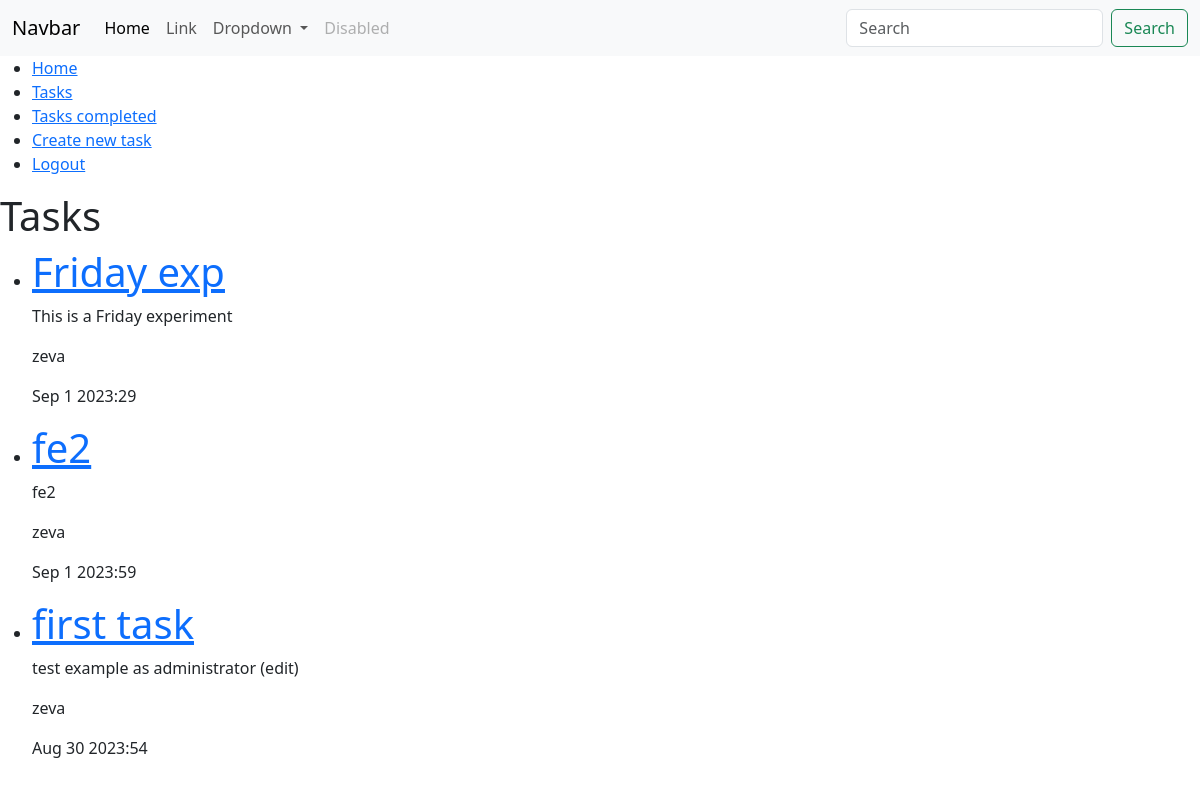
/tasks/completed/ (signed in), run on the app's committed database.
### task/models.py (models this page shows, shortened)
class Task(models.Model):
    title = models.CharField(max_length=100)
    description = models.TextField(blank=True)
    created = models.DateTimeField(auto_now_add=True)
    datecompleted = models.DateTimeField(null=True, blank=True)
    important = models.BooleanField(default=False)
    user = models.ForeignKey(User, on_delete=models.CASCADE)

### task/views.py (the view)
# urls.py: path('tasks/completed/', views.tasks_completed, name="tasks_completed"),
@login_required
def tasks_completed(request):
    tasks = Task.objects.filter(user=request.user, datecompleted__isnull=False).order_by('-datecompleted')
    return render(request, "tasks.html", {
        'tasks': tasks
    })

### task/templates/tasks.html
{% extends 'base.html' %}
{% block content %}
<h1>Tasks</h1>
<ul>
    {% for task in tasks %}
    <li>
        <a href="{% url 'task_details' task.id %}"><h1>{{task.title}}</h1></a>
        <p>{{task.description}}</p>
        <p>{{task.user.username}}</p>
        <p>{{task.datecompleted|date:'M j Y:i'}}</p>
    </li>
    {% endfor %}
</ul>
{% endblock %}

### data on the page
Task: title "Friday exp", description "This is a Friday experiment", user.username "zeva", datecompleted "Sep 1 2023:29"
Task: title "fe2", description "fe2", user.username "zeva", datecompleted "Sep 1 2023:59"
Task: title "first task", description "test example as administrator (edit)", user.username "zeva", datecompleted "Aug 30 2023:54"
